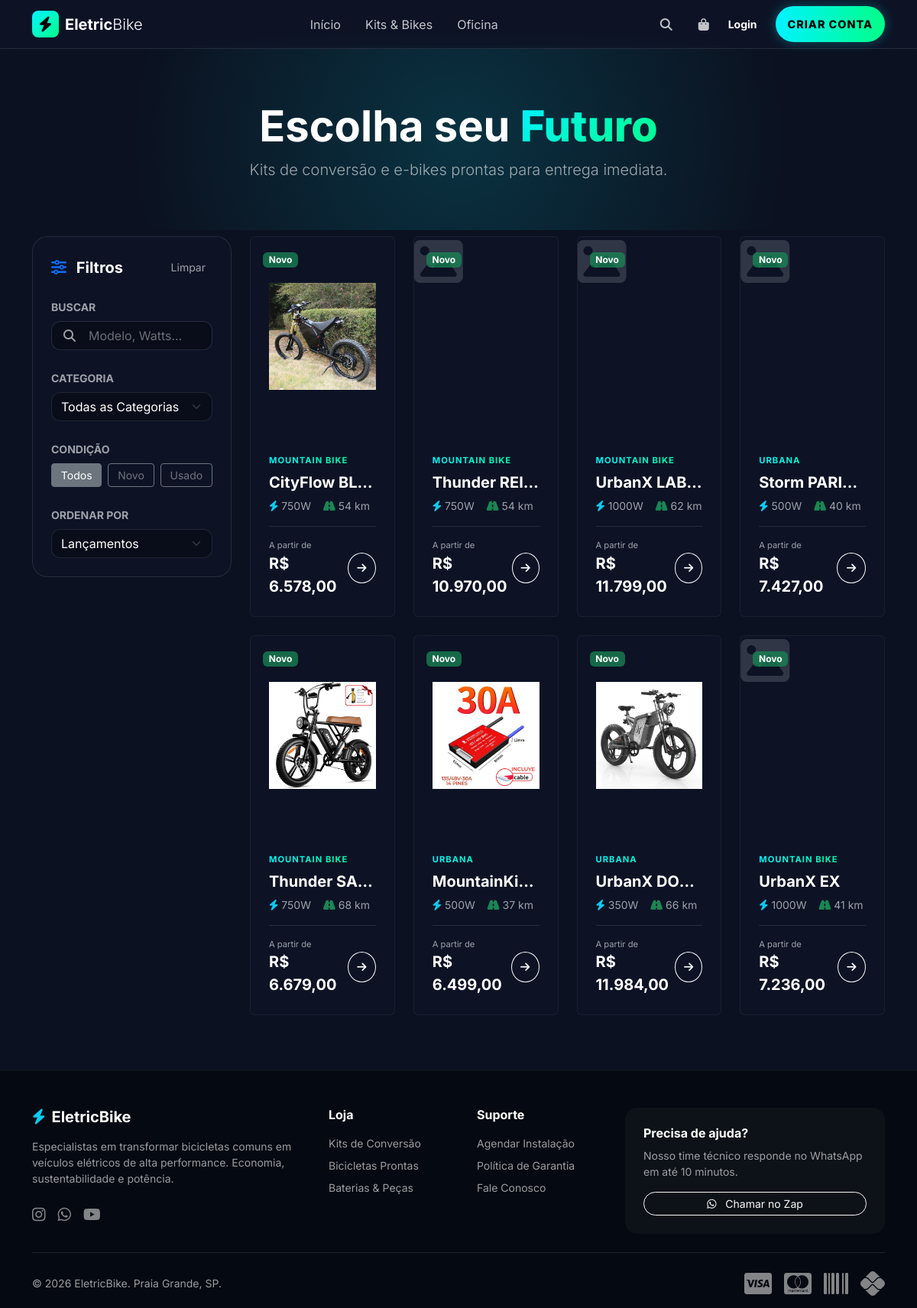
Screenshot of /assets/bikes/ with the database file from the repository.
### Assets/models.py (models this page shows, shortened)
class Product(TimeStampedModel):
    TYPE_CHOICES = [
        ('BIKE', 'Bicicleta Elétrica'),     # Tem quadro, motor, bateria
        ('COMPONENT', 'Peça/Componente'),   # Plugs, Células, Controladores
        ('ACCESSORY', 'Acessório'),         # Capacetes, Trancas
        ('SERVICE', 'Serviço/Mão de Obra'), # Diagnóstico, Montagem
        ('KIT', 'Kit de Conversão'),        # Combo Motor + Bateria
    ]
    OWNERSHIP_CHOICES = [
        ('SHOP', 'Estoque da Loja (Venda)'),
        ('CUSTOMER', 'Pertence ao Cliente (Manutenção)'),
    ]
    CONDITION_CHOICES = [
        ('NEW', 'Novo'),
        ('USED', 'Seminovo/Usado'),
        ('OPEN_BOX', 'Open Box'),
        ('REFURBISHED', 'Recondicionado'),
    ]
    name = models.CharField("Nome", max_length=150)
    slug = models.SlugField(unique=True, blank=True)
    sku = models.CharField("SKU/Código", max_length=50, unique=True, blank=True, null=True, help_text="Código de barras ou interno")
    category = models.ForeignKey(Category, on_delete=models.SET_NULL, null=True, related_name='products')
    product_type = models.CharField("Tipo", max_length=20, choices=TYPE_CHOICES, default='COMPONENT')
    ownership = models.CharField("Propriedade", max_length=10, choices=OWNERSHIP_CHOICES, default='SHOP')
    condition = models.CharField("Condição", max_length=20, choices=CONDITION_CHOICES, default='NEW')
    description = models.TextField("Descrição Detalhada", blank=True)
    short_description = models.CharField("Resumo", max_length=200, blank=True, help_text="Para exibição em cards")
    cost_price = models.DecimalField("Preço de Custo", max_digits=10, decimal_places=2, null=True, blank=True)
    selling_price = models.DecimalField("Preço de Venda", max_digits=10, decimal_places=2, null=True, blank=True)
    stock_quantity = models.IntegerField("Estoque Atual", default=0)
    min_stock_alert = models.IntegerField("Alerta Mínimo", default=2)
    is_active = models.BooleanField(default=True)
    is_featured = models.BooleanField("Destaque na Home", default=False)
    main_image = models.ImageField("Imagem Capa", upload_to='products/main/', null=True, blank=True)
    @property
    def cover_image_url(self):
        if self.main_image:
            return self.main_image.url
        first_gallery_image = self.images.first()
        if first_gallery_image:
            return first_gallery_image.image.url
        return None

class Category(TimeStampedModel):
    name = models.CharField(max_length=50)
    slug = models.SlugField(unique=True, blank=True, help_text="Usado na URL (ex: /pecas/eletrica)")
    parent = models.ForeignKey('self', on_delete=models.SET_NULL, null=True, blank=True, related_name='subcategories')
    icon_class = models.CharField(max_length=50, blank=True, help_text="Classe do ícone (ex: fas fa-bolt)")
    is_service = models.BooleanField(default=False, help_text="Categoria exclusiva para mão de obra?")
    class Meta:
        verbose_name = "Categoria"
        verbose_name_plural = "Categorias"

class TechnicalSpec(models.Model):
    product = models.OneToOneField(Product, on_delete=models.CASCADE, related_name='specs')
    voltage = models.DecimalField("Voltagem (V)", max_digits=5, decimal_places=1, null=True, blank=True, help_text="Ex: 36, 48, 52, 60, 72")
    amperage = models.DecimalField("Amperagem/Capacidade (Ah)", max_digits=6, decimal_places=2, null=True, blank=True)
    wattage = models.IntegerField("Potência (W)", null=True, blank=True, help_text="Potência nominal do motor ou pico")
    weight = models.DecimalField("Peso (kg)", max_digits=6, decimal_places=2, null=True, blank=True)
    dimensions = models.CharField("Dimensões", max_length=100, blank=True, help_text="Ex: 10x5x2 cm ou Aro 29")
    material = models.CharField("Material", max_length=50, blank=True, help_text="Ex: Alumínio 6061, Nylon, Li-Ion")
    max_speed = models.IntegerField("Velocidade Máx (km/h)", null=True, blank=True)
    range_estimate = models.CharField("Autonomia Estimada", max_length=50, blank=True)
    charging_time = models.CharField("Tempo de Recarga", max_length=50, blank=True)
    class Meta:
        verbose_name = "Especificação Técnica"

### Assets/views.py (the view)
# urls.py: path("bikes/", views.Bikes.as_view(), name="bike_catalog"),
class Bikes(View):
    def get(self, request, *args, **kwargs):
        queryset = Product.objects.filter(
            product_type='BIKE',
            ownership='SHOP',
            is_active=True
        ).select_related('category', 'specs').prefetch_related('images')
        search_query = request.GET.get('search')
        if search_query:
            queryset = queryset.filter(
                Q(name__icontains=search_query) |
                Q(description__icontains=search_query) |
                Q(sku__icontains=search_query)
            )
        category_val = request.GET.get('category')
        if category_val:
            queryset = queryset.filter(category__name=category_val)
        condition_val = request.GET.get('condition')
        if condition_val in ['NEW', 'USED']:
            queryset = queryset.filter(condition=condition_val)
        ordering_val = request.GET.get('ordering')
        if ordering_val == 'price_asc':
            queryset = queryset.order_by('selling_price')
        elif ordering_val == 'price_desc':
            queryset = queryset.order_by('-selling_price')
        elif ordering_val == 'newest':
            queryset = queryset.order_by('-created_at')
        else:
            queryset = queryset.order_by('-is_featured', '-created_at')
        paginator = Paginator(queryset, 9)
        page_number = request.GET.get('page')
        page_obj = paginator.get_page(page_number)
        params = request.GET.copy()
        if 'page' in params:
            del params['page']
        context = {
            'bikes': page_obj,
            'total_count': queryset.count(),
            'categories': Category.objects.all(),
            'current_params': params.urlencode() # Útil se quiser fazer links manuais
        }
        if request.headers.get('HX-Request'):
            return render(request, "partials/bikes_list.html", context)
        return render(request, "public/bike_catalog.html", context)

### Staff/models.py (called while the page is built)
    @classmethod
    def get_solo(cls):
        obj, created = cls.objects.get_or_create(pk=1)
        return obj

### Templates/public/bike_catalog.html (shortened to what this page needs)
{% extends 'base.html' %}
{% block content %}
<section class="position-relative py-5 overflow-hidden">
    <div class="position-absolute top-0 start-50 translate-middle-x w-100 h-100" style="background: radial-gradient(circle at center, rgba(0, 242, 255, 0.15) 0%, transparent 70%); pointer-events: none;"></div>
    <div class="container position-relative z-2 text-center">
        <h1 class="display-4 fw-bold text-white mb-2 mt-4">Escolha seu <span class="text-gradient">Futuro</span></h1>
        <p class="text-muted lead">Kits de conversão e e-bikes prontas para entrega imediata.</p>
    </div>
</section>
<div class="container pb-5 mt-2">
    <form id="filterForm" hx-get="{% url 'bike_catalog' %}" hx-target="#bikesGrid" hx-indicator="#loadingOverlay" hx-trigger="change delay:300ms, submit">
        <div class="row g-4">
            <div class="col-lg-3">
                <div class="filter-sidebar p-4 sticky-top" style="top: 100px; z-index: 90;">
                    <div class="d-flex justify-content-between align-items-center mb-4">
                        <h5 class="fw-bold text-white m-0"><i class="fas fa-sliders-h me-2 text-primary"></i> Filtros</h5>
                        <a href="{% url 'bike_catalog' %}" class="btn btn-sm text-muted hover-text-white">Limpar</a>
                    </div>
                    <div class="mb-4">
                        <label class="small text-muted fw-bold mb-2">BUSCAR</label>
                        <div class="position-relative">
                            <input type="text" name="search" class="form-control form-control-dark ps-5" placeholder="Modelo, Watts..." value="{{ request.GET.search }}">
                            <i class="fas fa-search position-absolute top-50 start-0 translate-middle-y ms-3 text-muted"></i>
                        </div>
                    </div>
                    <div class="mb-4">
                        <label class="small text-muted fw-bold mb-2">CATEGORIA</label>
                        <select name="category" class="form-select form-select-dark">
                            <option value="">Todas as Categorias</option>
                        </select>
                    </div>
                    <div class="mb-4">
                        <label class="small text-muted fw-bold mb-2">CONDIÇÃO</label>
                        <div class="d-flex gap-2">
                            <label class="btn btn-outline-secondary btn-sm flex-fill" for="condAll">Todos</label>
                            <label class="btn btn-outline-secondary btn-sm flex-fill" for="condNew">Novo</label>
                            <label class="btn btn-outline-secondary btn-sm flex-fill" for="condUsed">Usado</label>
                        </div>
                    </div>
                    <div class="mb-0">
                        <label class="small text-muted fw-bold mb-2">ORDENAR POR</label>
                        <select name="ordering" class="form-select form-select-dark">
                            <option value="newest" {% if request.GET.ordering == 'newest' %}selected{% endif %}>Lançamentos</option>
                        </select>
                    </div>
                </div>
            </div>
            <div class="col-lg-9 position-relative">
                <div class="row" id="bikesGrid">
                    {% include 'partials/bikes_list.html' %}
                </div>
            </div>
        </div>
    </form>
</div>
{% endblock %}

### Templates/partials/bikes_list.html (shortened to what this page needs)
{% load humanize %}
{% load static %}
{% for bike in bikes %}
<div class="col-md-6 col-lg-4 col-xl-3 mb-4">
    <div class="card h-100 border-0 bg-glass text-white overflow-hidden product-card group-hover-trigger">
        <div class="position-absolute top-0 start-0 m-3 z-2">
            {% if bike.condition == 'NEW' %}
                <span class="badge bg-success bg-opacity-75 backdrop-blur shadow-sm">Novo</span>
            {% elif bike.condition == 'USED' %}
                <span class="badge bg-warning text-dark bg-opacity-75 backdrop-blur shadow-sm">Seminovo</span>
            {% endif %}
        </div>
        <a href="{% url 'bike_detail' bike.id %}" class="d-block position-relative overflow-hidden" style="height: 260px;">
    {% with cover_url=bike.cover_image_url %}
        {% if cover_url %}
            <img id="mainImage" src="{{ cover_url }}" alt="{{ bike.name }}" class="img-fluid object-fit-contain w-100 h-100 p-4 transition-opacity duration-300">
        {% else %}
            <i class="fas fa-image fa-4x text-muted opacity-25"></i>
        {% endif %}
    {% endwith %}
        </a>
        <div class="card-body d-flex flex-column p-4">
            <small class="text-uppercase fw-bold mb-2 text-gradient" style="font-size: 0.7rem; letter-spacing: 1px;">
                {{ bike.category.name|default:"E-Bike" }}
            </small>
            <a href="{% url 'bike_detail' bike.id %}" class="text-decoration-none text-white">
                <h5 class="fw-bold mb-2 text-truncate">{{ bike.name }}</h5>
            </a>
            <div class="d-flex gap-3 mb-3 text-muted small">
                {% if bike.specs.wattage %}
                    <span title="Potência"><i class="fas fa-bolt text-info me-1"></i>{{ bike.specs.wattage }}W</span>
                {% endif %}
                {% if bike.specs.range_estimate %}
                    <span title="Autonomia"><i class="fas fa-road text-success me-1"></i>{{ bike.specs.range_estimate }}</span>
                {% endif %}
            </div>
            <div class="mt-auto d-flex align-items-center justify-content-between border-top border-light border-opacity-10 pt-3">
                <div class="d-flex flex-column">
                    <small class="text-muted" style="font-size: 0.7rem;">A partir de</small>
                    <span class="fw-bold fs-5">R$ {{ bike.selling_price|intcomma }}</span>
                </div>
                <a href="{% url 'bike_detail' bike.id %}" class="btn btn-sm btn-outline-light rounded-circle d-flex align-items-center justify-content-center" style="width: 40px; height: 40px;">
                    <i class="fas fa-arrow-right"></i>
                </a>
            </div>
        </div>
    </div>
</div>
{% endfor %}

### Templates/base.html (style rules this page uses)
:root { --primary: #00f2ff; --secondary: #00ff88; --dark-bg: #0b1120; --card-bg: #1e293b; --text-main: #f8fafc; --text-muted: #94a3b8; --glass-border: 1px solid rgba(255, 255, 255, 0.1); --glass-shadow: 0 8px 32px 0 rgba(0, 0, 0, 0.37); --glass-bg: rgba(15, 23, 42, 0.6); --navbar-height: 60px; }
body { font-family: 'Inter', sans-serif; background-color: var(--dark-bg); color: var(--text-main); overflow-x: hidden; -webkit-font-smoothing: antialiased; padding-top: var(--navbar-height); }
body { color: #f1f5f9 !important; }
.text-muted { color: rgba(255, 255, 255, 0.6) !important; }
h1, h2, h3, h4, h5, h6, .h1, .h2, .h3, .h4, .h5, .h6 { color: #ffffff !important; }
a { color: var(--primary); text-decoration: none; transition: 0.3s; }
.form-control, .form-select { color: white !important; background-color: rgba(0,0,0,0.3) !important; border-color: rgba(255,255,255,0.1) !important; }
.form-control::placeholder { color: rgba(255,255,255,0.4) !important; }
.text-gradient { background: linear-gradient(135deg, var(--primary) 0%, var(--secondary) 100%); -webkit-background-clip: text; -webkit-text-fill-color: transparent; font-weight: 800; }
.bg-glass { background: var(--glass-bg); backdrop-filter: blur(12px); -webkit-backdrop-filter: blur(12px); border-bottom: var(--glass-border); }

### Templates/public/bike_catalog.html (style rules this page uses)
.form-control-dark, .form-select-dark { background-color: rgba(0, 0, 0, 0.3); border: 1px solid rgba(255, 255, 255, 0.1); color: white; border-radius: 12px; }
.form-control-dark::placeholder { color: rgba(255, 255, 255, 0.4); }
.filter-sidebar { background: var(--glass-bg); backdrop-filter: blur(10px); border-radius: 20px; border: 1px solid rgba(255, 255, 255, 0.1); }

### Templates/partials/bikes_list.html (style rules this page uses)
.product-card { transition: transform 0.3s ease, box-shadow 0.3s ease; border: 1px solid rgba(255, 255, 255, 0.05) !important; }

### rows the page displays
Product: condition "Novo", shows a picture, category.name "MOUNTAIN BIKE", name "CityFlow BL…", specs.wattage "750", specs.range_estimate "54 km", selling_price "6.578,00"
Product: condition "Novo", category.name "MOUNTAIN BIKE", name "Thunder REI…", specs.wattage "750", specs.range_estimate "54 km", selling_price "10.970,00"
Product: condition "Novo", category.name "MOUNTAIN BIKE", name "UrbanX LAB…", specs.wattage "1000", specs.range_estimate "62 km", selling_price "11.799,00"
Product: condition "Novo", category.name "URBANA", name "Storm PARI…", specs.wattage "500", specs.range_estimate "40 km", selling_price "7.427,00"
Product: condition "Novo", shows a picture, category.name "MOUNTAIN BIKE", name "Thunder SA…", specs.wattage "750", specs.range_estimate "68 km", selling_price "6.679,00"
Product: condition "Novo", shows a picture, category.name "URBANA", name "MountainKi…", specs.wattage "500", specs.range_estimate "37 km", selling_price "6.499,00"
Product: condition "Novo", shows a picture, category.name "URBANA", name "UrbanX DO…", specs.wattage "350", specs.range_estimate "66 km", selling_price "11.984,00"
Product: condition "Novo", category.name "MOUNTAIN BIKE", name "UrbanX EX", specs.wattage "1000", specs.range_estimate "41 km", selling_price "7.236,00"
